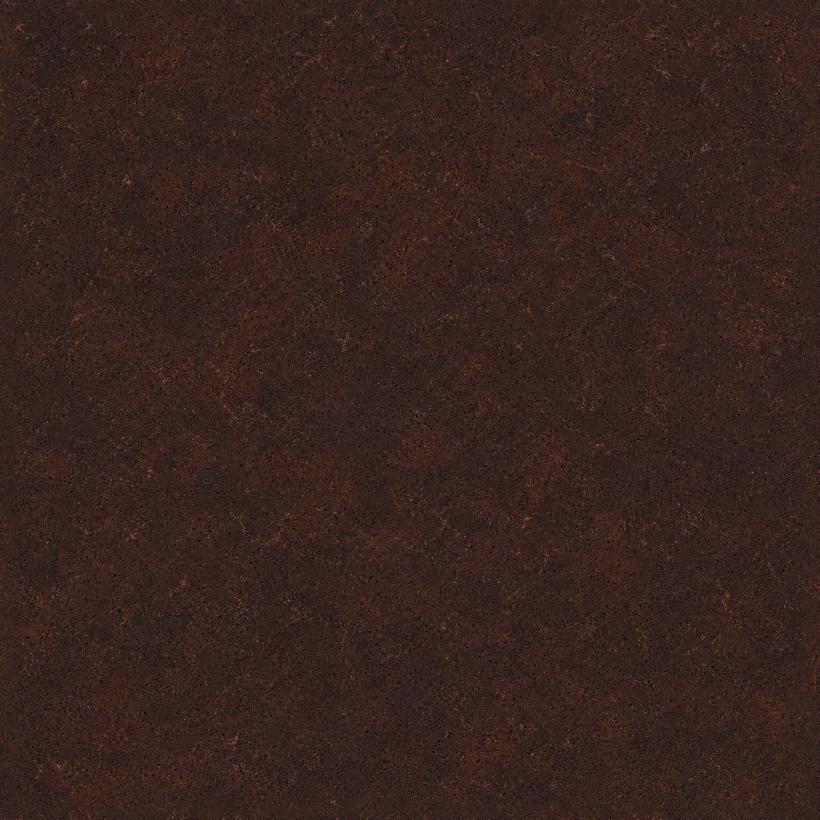
#> input picture Assets/Resources/HighQuality/Original/Ant/ant_exoskeleton_diff_4k.jpg, 4096 x 4096 px (shown at 1/5 size)
$ python derive_pbr.py ../Assets/Resources/HighQuality/Original/Ant/ant_exoskeleton_diff_4k.jpg out.png
#> lines starting #> are read from the running program, lines starting #| are printed output that depends on the picture
"""Create production Unity-ready albedo, normal, and roughness maps.

The source images are original project textures generated for Canopy Kin.  This
script preserves source detail for the Windows edition, removes only unstable
high-frequency colour noise, and derives physically plausible companion maps.
WebGL downscaling is handled separately by Unity platform import overrides.
"""

from __future__ import annotations

import argparse
from pathlib import Path

import numpy as np
from PIL import Image, ImageEnhance, ImageFilter, ImageOps


def make_seamless(image: Image.Image, feather: int = 96) -> Image.Image:
    """Blend a half-tile offset so opposite borders match without a hard seam."""
    base = image.convert("RGB")
    shifted = Image.fromarray(
        np.roll(
            np.roll(np.asarray(base), base.height // 2, axis=0),
            base.width // 2,
            axis=1,
        )
    )
    mask = Image.new("L", base.size, 255)
    width, height = base.size
    pixels = np.full((height, width), 255, dtype=np.uint8)
    x = np.minimum(np.arange(width), np.arange(width)[::-1])
    y = np.minimum(np.arange(height), np.arange(height)[::-1])
    edge_distance = np.minimum(y[:, None], x[None, :])
    pixels[:] = np.clip(edge_distance / max(feather, 1) * 255, 0, 255)
    mask = Image.fromarray(pixels).filter(ImageFilter.GaussianBlur(feather / 4))
    return Image.composite(base, shifted, mask)


def derive_normal(height: np.ndarray, strength: float) -> Image.Image:
    dy, dx = np.gradient(height)
    nx = -dx * strength
    ny = -dy * strength
    nz = np.ones_like(height)
    length = np.sqrt(nx * nx + ny * ny + nz * nz)
    packed = np.stack(
        ((nx / length + 1) * 127.5, (ny / length + 1) * 127.5, nz / length * 255),
        axis=-1,
    )
    return Image.fromarray(np.clip(packed, 0, 255).astype(np.uint8), "RGB")


def process(
    source: Path,
    output: Path,
    size: int,
    strength: float,
    unity_prefix: str | None = None,
) -> None:
#> called with size = 4096, strength = 5
    output.mkdir(parents=True, exist_ok=True)
    size_label = f"{size // 1024}k" if size >= 1024 and size % 1024 == 0 else str(size)

    def output_name(channel: str, extension: str) -> Path:
        if not unity_prefix:
            return output / f"{channel}.{extension}"
        unity_channel = {
            "albedo": "diff",
            "normal": "nor_dx",
            "roughness": "rough",
            "ao": "ao",
        }[channel]
        return output / f"{unity_prefix}_{unity_channel}_{size_label}.{extension}"

    image = Image.open(source).convert("RGB")
#> image is the input picture: PIL image 4096x4096 RGB; mean R, G, B 55.3, 34.8, 30.2
    image = ImageOps.fit(image, (size, size), method=Image.Resampling.LANCZOS)
    image = make_seamless(image)
#> in make_seamless, `mask = Image.new("L", base.size, 255)`: mask: PIL image 4096x4096 L; every value is 255
#> in make_seamless, `pixels[:] = np.clip(edge_distance / max(feather, 1) * 255, 0, 255)`:
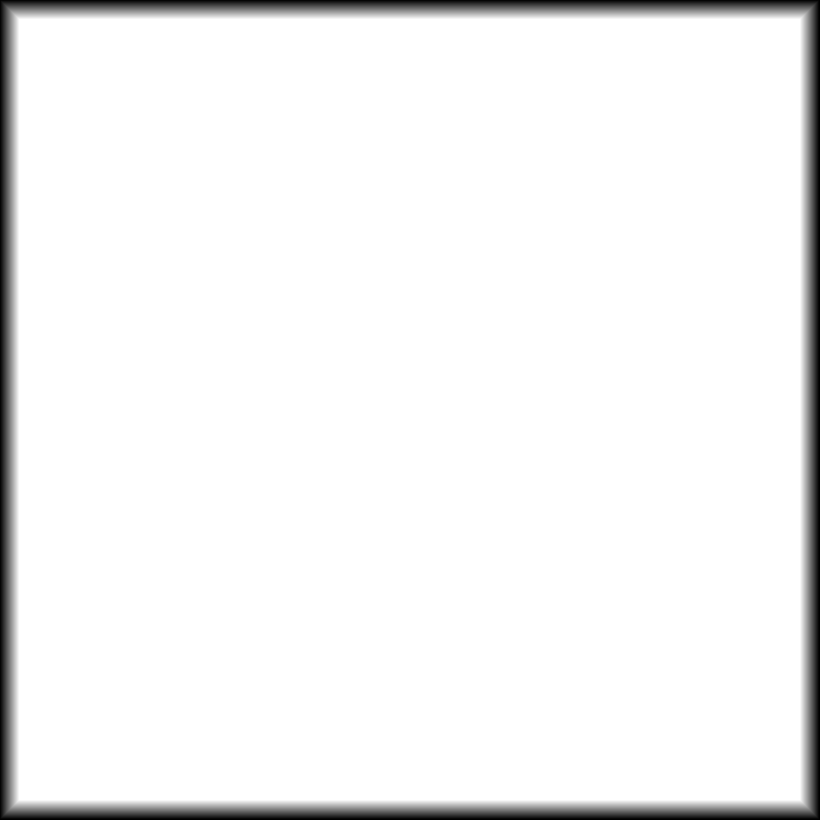
#> pixels: shape (4096, 4096) (shown at 1/5 size); min 0, max 255, mean 243.1
    image = ImageEnhance.Color(image).enhance(0.88)
    image = ImageEnhance.Contrast(image).enhance(0.94)
    image.save(
        output_name("albedo", "jpg"),
        quality=95,
        optimize=True,
        progressive=True,
    )

    gray = np.asarray(ImageOps.grayscale(image).filter(ImageFilter.GaussianBlur(1.1)))
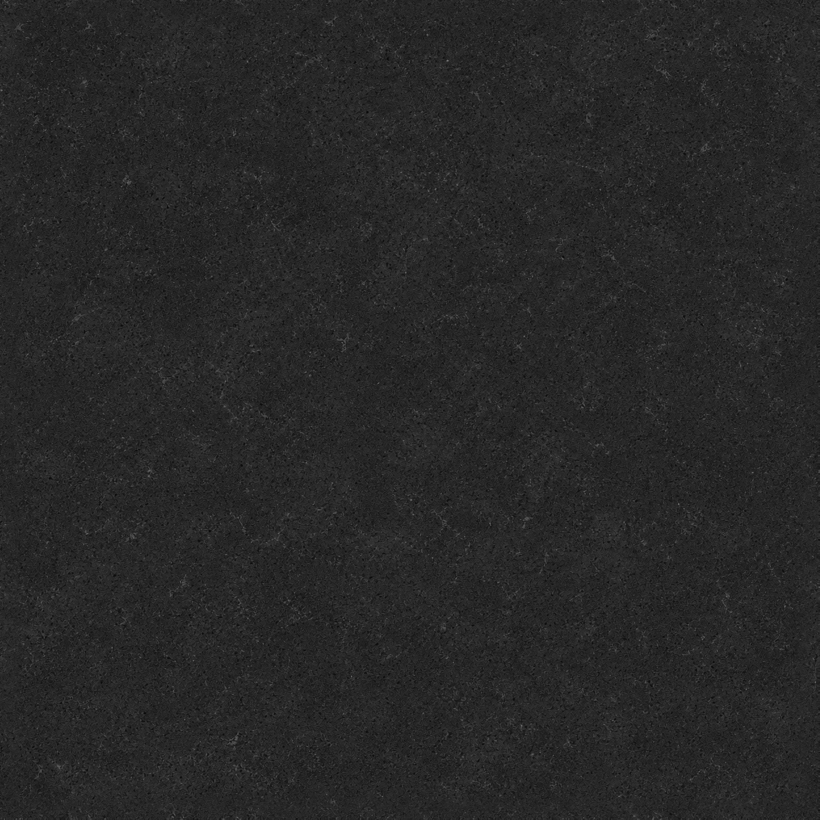
#> gray: shape (4096, 4096) (shown at 1/5 size); min 4, max 143, mean 39.3
    height = gray.astype(np.float32) / 255.0
    derive_normal(height, strength).save(
        output_name("normal", "png"),
        optimize=True,
    )
#> in derive_normal, `dy, dx = np.gradient(height)`:
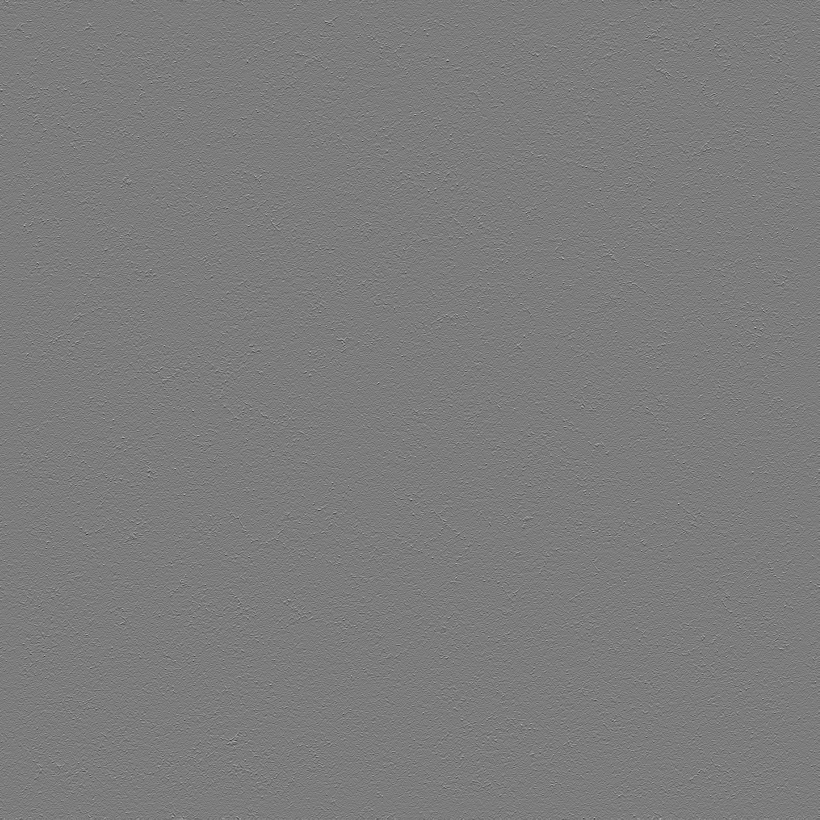
#> dy: shape (4096, 4096) float32 (shown at 1/5 size); min -0.0902, max 0.0941, mean -7.24e-07; drawn with min black and max white
#> in derive_normal, `length = np.sqrt(nx * nx + ny * ny + nz * nz)`:
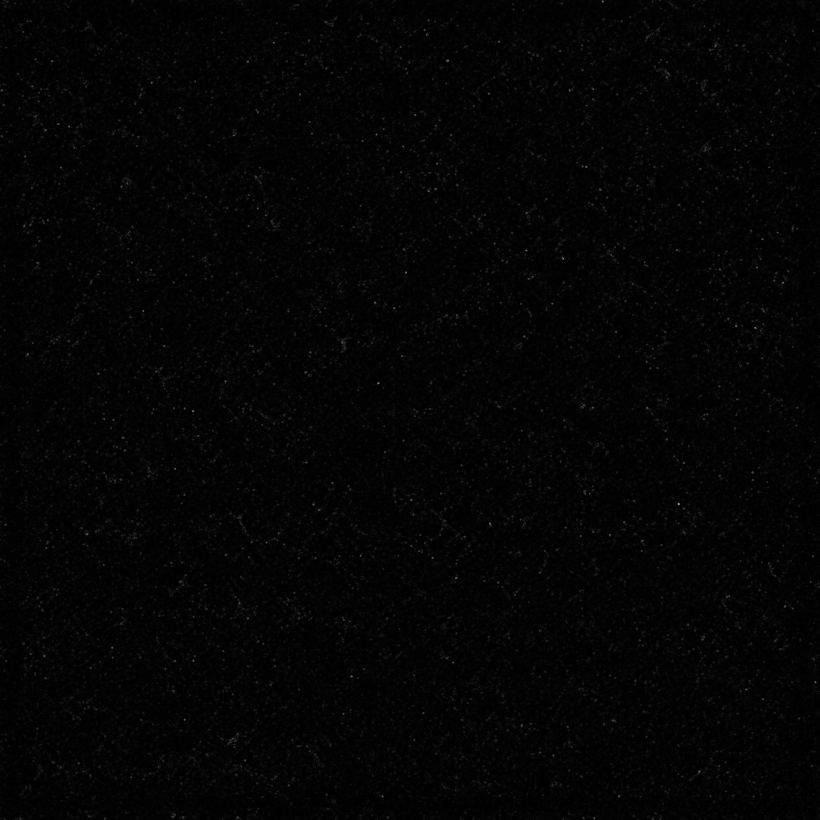
#> length: shape (4096, 4096) float32 (shown at 1/5 size); min 1, max 1.13, mean 1; drawn with min black and max white
#> in derive_normal, `packed = np.stack( ((nx / length + 1) * 127.5, (ny / length + 1) * 127..`:
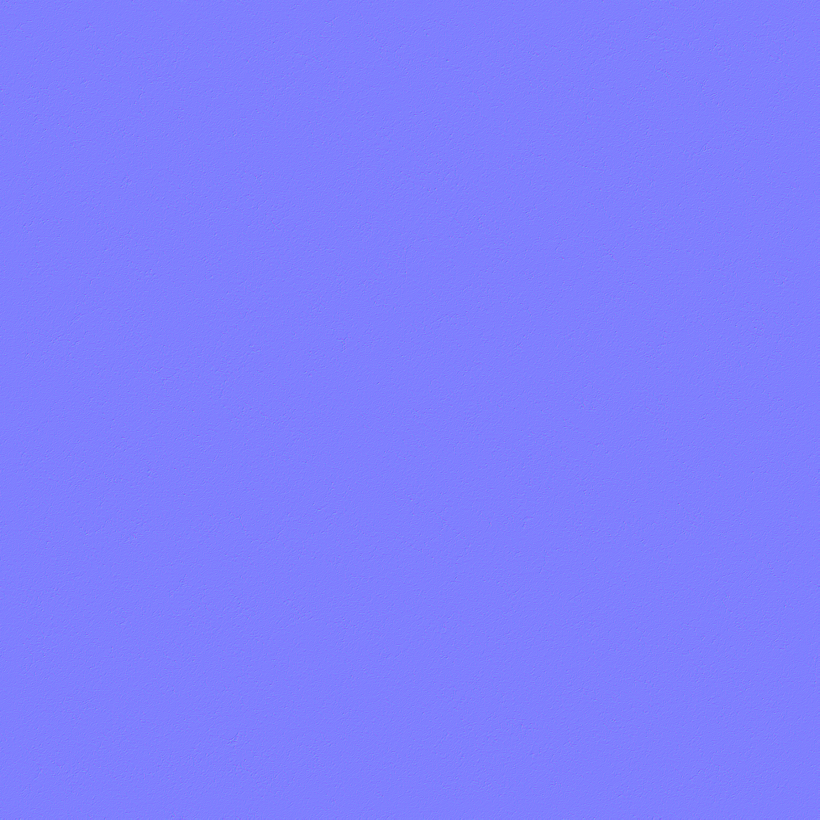
#> packed: shape (4096, 4096, 3) float32 (shown at 1/5 size); mean of channels 0, 1, 2 128, 128, 256; drawn as R, G, B

    roughness = Image.fromarray(
        np.clip(220 - (gray.astype(np.int16) - 128) * 0.22, 150, 238).astype(np.uint8),
        "L",
    )
    roughness.filter(ImageFilter.GaussianBlur(1.5)).save(
        output_name("roughness", "png"),
        optimize=True,
    )

    # Only small recessed pores darken the AO map. Broad albedo colour variation
    # remains in base colour and cannot incorrectly turn into baked lighting.
    broad = np.asarray(
        ImageOps.grayscale(image).filter(ImageFilter.GaussianBlur(max(3.0, size / 900)))
    ).astype(np.int16)
    recess = np.clip(broad - gray.astype(np.int16), 0, 54)
    occlusion = Image.fromarray(
        np.clip(253 - recess * 2.4, 124, 253).astype(np.uint8),
        "L",
    )
    occlusion.filter(ImageFilter.GaussianBlur(0.7)).save(
        output_name("ao", "png"),
        optimize=True,
    )


if __name__ == "__main__":
    parser = argparse.ArgumentParser()
    parser.add_argument("source", type=Path)
    parser.add_argument("output", type=Path)
    parser.add_argument("--size", type=int, default=4096)
    parser.add_argument("--strength", type=float, default=5.0)
    parser.add_argument(
        "--unity-prefix",
        help="Write Unity channel names such as <prefix>_diff_4k.jpg.",
    )
    args = parser.parse_args()
#> (the run stopped early here; a loop or call above may not have finished)
